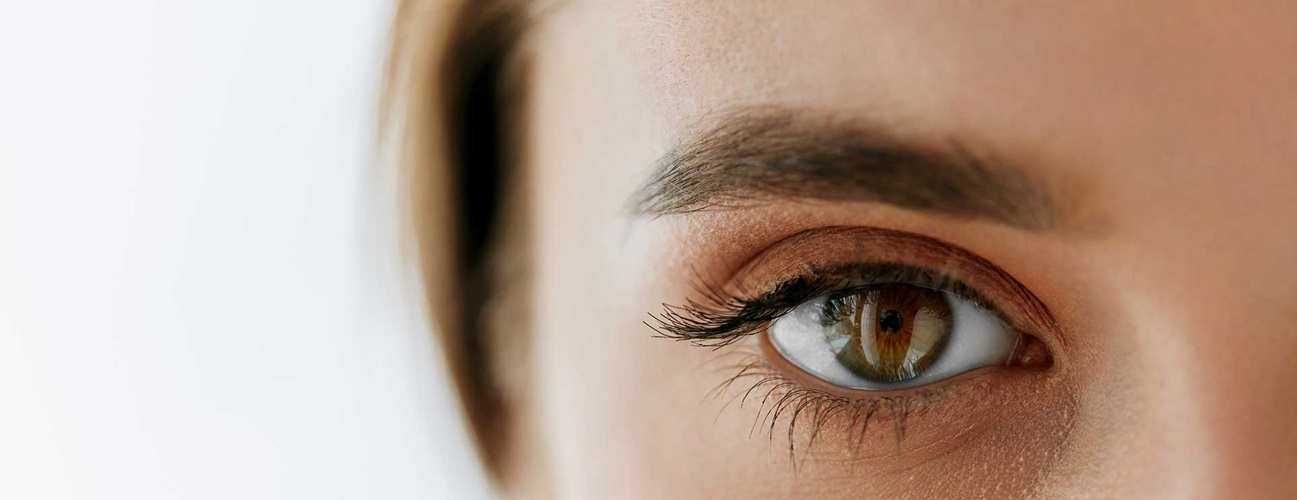
#> input picture project_images/001.jpeg, 1297 x 500 px
$ python -i daugman_normalization.py   (imports and definitions only)
#> lines starting #> are read from the running program, lines starting #| are printed output that depends on the picture
import cv2
import numpy as np
from PIL import Image


def detect_iris_circles(gray_img):
    """
    Find pupil and iris concentric circles using Hough Circle Transform & Gradients.
    Returns: (pupil_x, pupil_y, pupil_r), (iris_x, iris_y, iris_r)
    """
    # Smooth image to reduce high frequency noise
    blurred = cv2.GaussianBlur(gray_img, (7, 7), 0)

    h, w = gray_img.shape
    min_dim = min(h, w)

    # 1. Detect Pupil (Dark central region)
    pupil_circles = cv2.HoughCircles(
        blurred,
        cv2.HOUGH_GRADIENT,
        dp=1.2,
        minDist=w // 2,
        param1=50,
        param2=25,
        minRadius=int(min_dim * 0.08),
        maxRadius=int(min_dim * 0.28)
    )

    if pupil_circles is not None:
        pupil_circles = np.uint16(np.round(pupil_circles))
        xp, yp, rp = pupil_circles[0][0]
    else:
        # Fallback estimation to center if circle detection falls below threshold
        xp, yp, rp = w // 2, h // 2, int(min_dim * 0.15)

    # 2. Detect Iris Outer Boundary
    iris_circles = cv2.HoughCircles(
        blurred,
        cv2.HOUGH_GRADIENT,
        dp=1.2,
        minDist=w // 2,
        param1=30,
        param2=20,
        minRadius=int(rp * 1.4),
        maxRadius=int(min_dim * 0.48)
    )

    if iris_circles is not None:
        iris_circles = np.uint16(np.round(iris_circles))
        xi, yi, ri = iris_circles[0][0]
    else:
        xi, yi, ri = xp, yp, int(rp * 2.2)

    return (int(xp), int(yp), int(rp)), (int(xi), int(yi), int(ri))


def daugman_polar_normalization(image, radial_resolution=64, angular_resolution=512):
    """
    Transforms the annular iris ring into a scale and dilation invariant
    rectangular polar coordinate strip (radial_resolution x angular_resolution).
    """
    if isinstance(image, Image.Image):
        image = np.array(image)

    if len(image.shape) == 3:
        gray = cv2.cvtColor(image, cv2.COLOR_RGB2GRAY)
    else:
        gray = image.copy()

    # Detect Pupil and Iris Boundaries
    (xp, yp, rp), (xi, yi, ri) = detect_iris_circles(gray)

    # Angle array theta from 0 to 2*pi
    thetas = np.linspace(0, 2 * np.pi, angular_resolution, endpoint=False)
    r_samples = np.linspace(0, 1, radial_resolution)

    # Polar normalized grid initialization
    polar_strip = np.zeros((radial_resolution, angular_resolution), dtype=np.uint8)

    for i, r in enumerate(r_samples):
        # Linear interpolation between pupil edge and outer iris edge
        xc = (1 - r) * (xp + rp * np.cos(thetas)) + r * (xi + ri * np.cos(thetas))
        yc = (1 - r) * (yp + rp * np.sin(thetas)) + r * (yi + ri * np.sin(thetas))

        # Clamp coordinates to image dimensions
        xc = np.clip(np.round(xc).astype(int), 0, gray.shape[1] - 1)
        yc = np.clip(np.round(yc).astype(int), 0, gray.shape[0] - 1)

        polar_strip[i, :] = gray[yc, xc]

    # Apply CLAHE (Contrast Limited Adaptive Histogram Equalization) to enhance iris crypt details
    clahe = cv2.createCLAHE(clipLimit=3.0, tileGridSize=(8, 8))
    enhanced_strip = clahe.apply(polar_strip)

    # Convert back to 3-channel RGB image for neural network input
    rgb_strip = cv2.cvtColor(enhanced_strip, cv2.COLOR_GRAY2RGB)

    return Image.fromarray(rgb_strip)

>>> import cv2
>>> picture = cv2.cvtColor(cv2.imread('../../project_images/001.jpeg'), cv2.COLOR_BGR2RGB)
>>> result = daugman_polar_normalization(picture)
#> in daugman_polar_normalization, `gray = cv2.cvtColor(image, cv2.COLOR_RGB2GRAY)`:
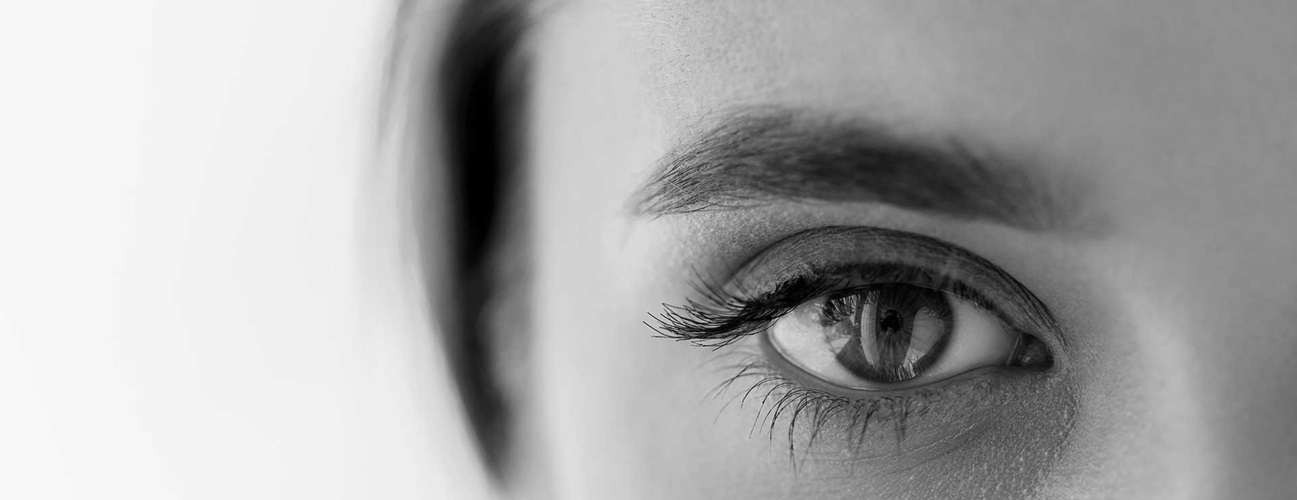
#> gray: shape (500, 1297); min 0, max 249, mean 168.6
#> in detect_iris_circles, `pupil_circles = cv2.HoughCircles( blurred, cv2.HOUGH_GRADIENT, dp=1.2,..`: pupil_circles = [[838.2, 262.2, 139.2]]
#> in detect_iris_circles, `pupil_circles = np.uint16(np.round(pupil_circles))`: pupil_circles = [[838, 262, 139]]
#> in detect_iris_circles, `xp, yp, rp = pupil_circles[0][0]`: xp = 838; yp = 262; rp = 139
#> in detect_iris_circles, `iris_circles = cv2.HoughCircles( blurred, cv2.HOUGH_GRADIENT, dp=1.2, ..`: iris_circles = [[869.4, 467.4, 239.2], [297, 156.6, 231.3]]
#> in detect_iris_circles, `iris_circles = np.uint16(np.round(iris_circles))`: iris_circles = [[869, 467, 239], [297, 157, 231]]
#> in detect_iris_circles, `xi, yi, ri = iris_circles[0][0]`: xi = 869; yi = 467; ri = 239
#> in daugman_polar_normalization, `(xp, yp, rp), (xi, yi, ri) = detect_iris_circles(gray)`: xp = 838; yp = 262; rp = 139; xi = 869; yi = 467; ri = 239
#> after the loop in daugman_polar_normalization, `for i, r in enumerate(r_samples):`:
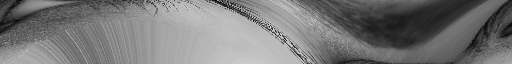
#> polar_strip: shape (64, 512); min 6, max 226, mean 119.9
#> in daugman_polar_normalization, `enhanced_strip = clahe.apply(polar_strip)`:
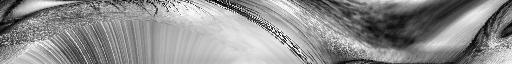
#> enhanced_strip: shape (64, 512); min 1, max 255, mean 142.3
